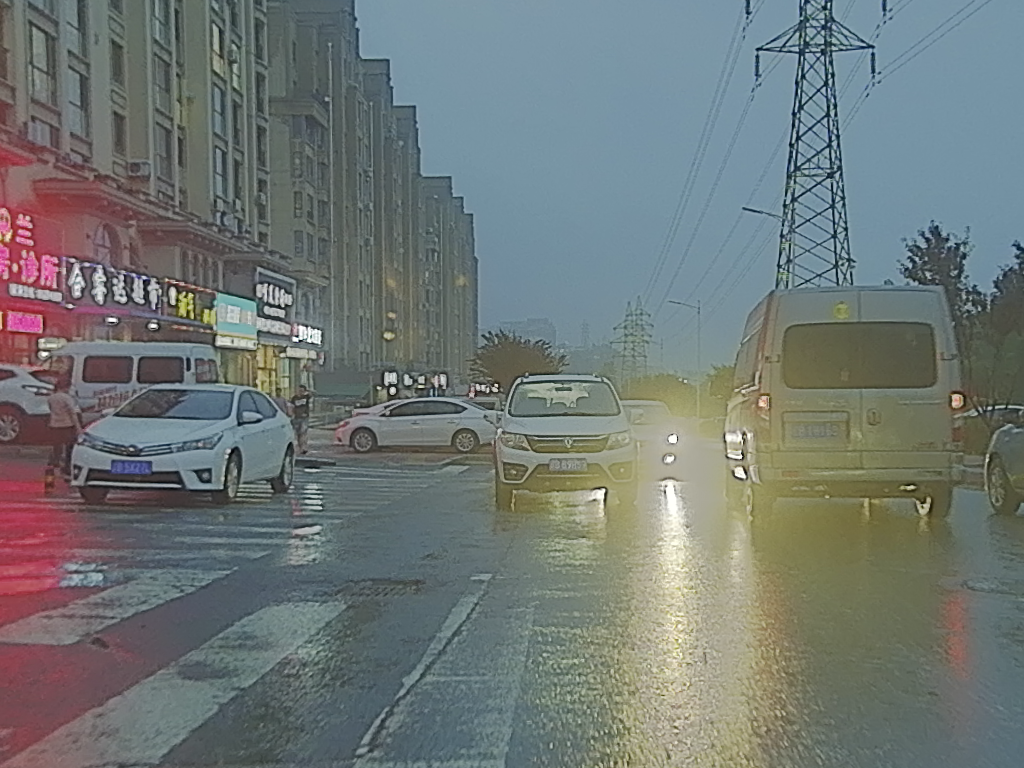
#> input picture verification/parallel_bench_input/visible/00000.png, 1024 x 768 px, found by its file name
$ python fft_H.py
#> lines starting #> are read from the running program, lines starting #| are printed output that depends on the picture
import argparse

import cv2
import numpy as np
import matplotlib.pyplot as plt


def _to_uint8_image(img):
    arr = np.nan_to_num(np.asarray(img)).astype(np.float32)
    if arr.max() <= 1.5:
        arr = arr * 255.0
    return np.clip(arr, 0, 255).astype(np.uint8)

def _normalize_u8(x):
    x = np.asarray(x, dtype=np.float32)
    mn, mx = float(np.min(x)), float(np.max(x))
    if mx - mn < 1e-8:
        return np.zeros_like(x, dtype=np.uint8)
    return np.uint8((x - mn) / (mx - mn) * 255.0)
"""
高斯高通滤波器
"""
def fft_H(img,sigma= 1e-6,pad = None):
    low = cv2.GaussianBlur(img, (0, 0), 20)
    high = img.astype(np.float32) - low.astype(np.float32)

    return high
"""
平滑函数
"""
def smooth(img):
    denoised = cv2.GaussianBlur(
        img,
        ksize=(7, 7),
        sigmaX=1.2,
        sigmaY=1.2,
        borderType=cv2.BORDER_REFLECT_101
    )
    return denoised
"""
根据输入的图像显示对应的直方图
"""
def show_hist(img):
    hist = cv2.calcHist(
        [img.astype("float32")],  # 输入图像，必须用列表包装
        [0],  # 要统计的通道编号
        None,  # 掩膜，None 表示统计整张图
        [256],  # 直方图区间数量
        [float(img.min()), float(img.max())]  # 像素值范围
    )

    plt.plot(hist)
    plt.xlim([0, 256])
    plt.xlabel("Pixel value")
    plt.ylabel("Pixel count")
    plt.show()


def get_args():
    parser = argparse.ArgumentParser(description='Train a detector')
    parser.add_argument('--rgb_image', default=r"D:\data\M3FD\cocodataset\images\visible\00000.png")
    parser.add_argument('--ir_image', default=r"D:\data\M3FD\cocodataset\images\infrared\00000.png")
    args = parser.parse_args()
    return args


def main():
    args = get_args()
    rgb_img = cv2.imread(args.rgb_image)
#> rgb_img is the input picture: shape (768, 1024, 3); mean B, G, R 117.4, 119.3, 112.1
    rgb_img = cv2.cvtColor(rgb_img, cv2.COLOR_BGR2GRAY)
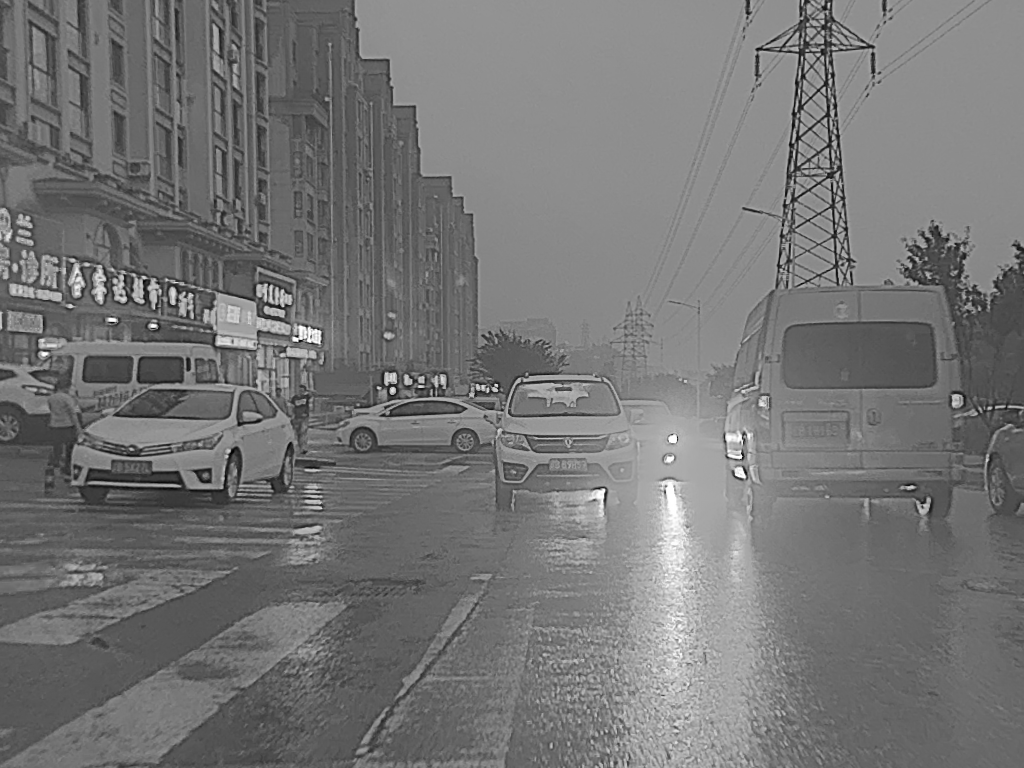
#> rgb_img: shape (768, 1024); min 1, max 255, mean 117
    ir_img = cv2.imread(args.ir_image)
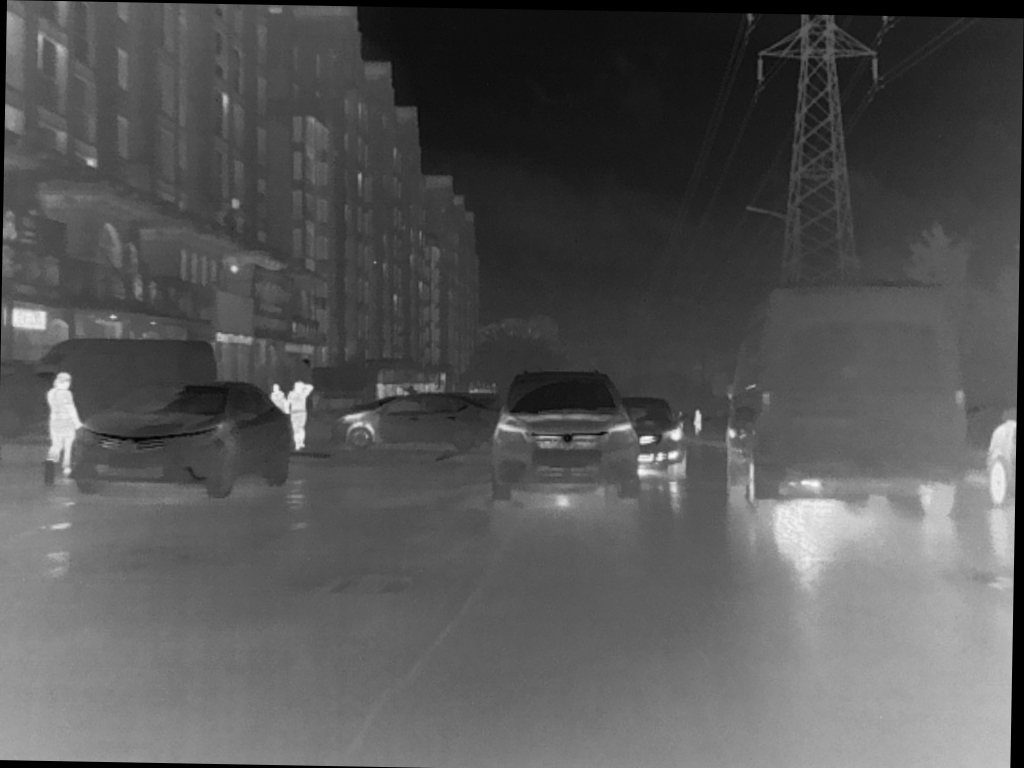
#> input picture verification/parallel_bench_input/infrared/00000.png, 1024 x 768 px, found by its file name
#> ir_img is the input picture: shape (768, 1024, 3); min 0, max 250, mean 86
    ir_img = cv2.cvtColor(ir_img, cv2.COLOR_BGR2GRAY)
#> ir_img: shape (768, 1024)
    rgb_fft = fft_H(rgb_img)
    ir_fft = fft_H(ir_img)
    rgb_smooth = smooth(rgb_fft)
#> in smooth, `denoised = cv2.GaussianBlur( img, ksize=(7, 7), sigmaX=1.2, sigmaY=1.2..`:
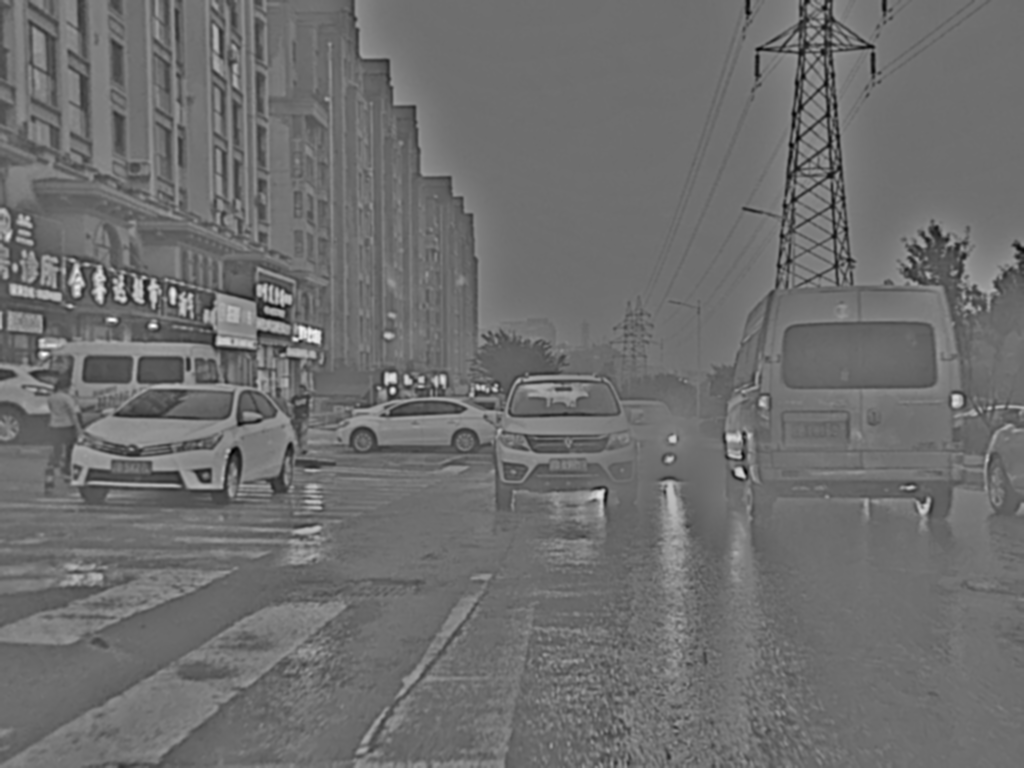
#> denoised: shape (768, 1024) float32; min -93.66, max 122.3, mean 0; drawn with min black and max white
    ir_smooth = smooth(ir_fft)
    cv2.imshow("rgb_smooth", rgb_smooth)
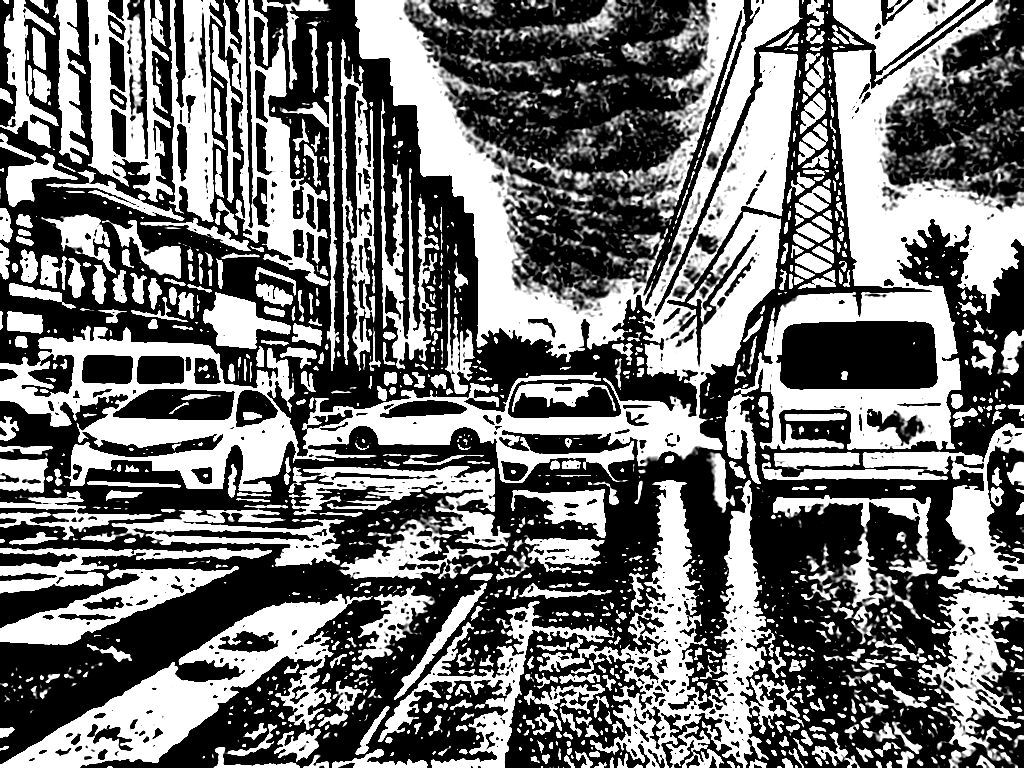
#> window 'rgb_smooth': shape (768, 1024); min 0, max 255, mean 115.1
    cv2.imshow("ir_smooth", ir_smooth)
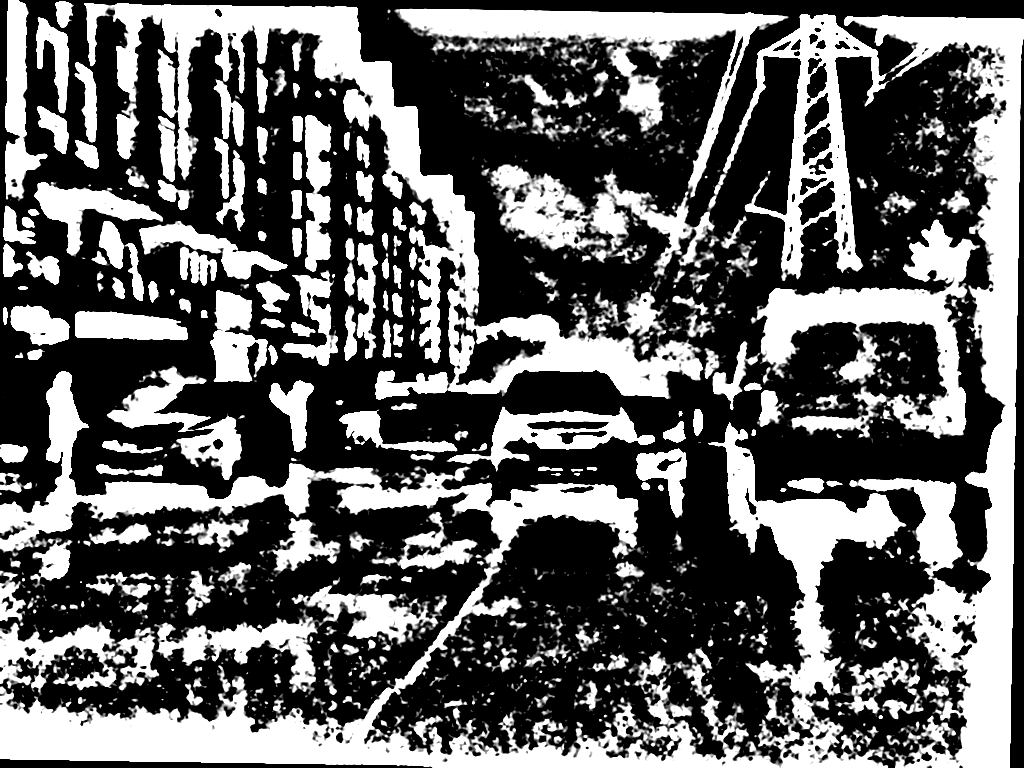
#> window 'ir_smooth': shape (768, 1024); min 0, max 255, mean 98.4
    cv2.waitKey(0)
    cv2.destroyAllWindows()


if __name__ == "__main__":
    main()
